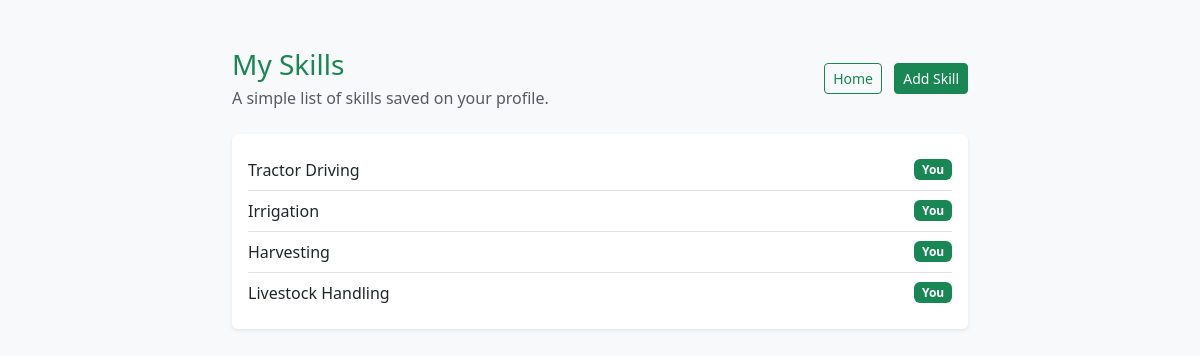
Screenshot of /skills/ (signed in) with the database file from the repository.
### core/models.py (models this page shows, shortened)
class CandidateSkill(models.Model):
    candidate = models.ForeignKey(CandidateProfile, on_delete=models.CASCADE)
    skill = models.ForeignKey(Skill, on_delete=models.CASCADE)
    class Meta:
        unique_together = ("candidate", "skill")

class Skill(models.Model):
    name = models.CharField(max_length=100, unique=True)

### core/views.py (the view)
# urls.py: path("skills/", views.skill_list, name="skill_list"),
@login_required
def skill_list(request):
    if is_candidate(request.user):
        candidate = get_object_or_404(CandidateProfile, user=request.user)
        skills = CandidateSkill.objects.select_related("candidate", "skill").filter(candidate=candidate)
    else:
        skills = CandidateSkill.objects.select_related("candidate", "skill").all()
    return render(
        request,
        "core/skill_list.html",
        {"skills": skills, "user_role": get_user_role(request.user)},
    )

### core/views.py (called while the page is built)
def get_user_role(user):
    if not user.is_authenticated:
        return ""
    try:
        return user.userprofile.role
    except UserProfile.DoesNotExist:
        return ""

def is_candidate(user):
    return get_user_role(user) == "candidate"

### core/templates/core/skill_list.html (shortened to what this page needs)
<!DOCTYPE html>
<html lang="en">
<head>
    <link href="https://cdn.jsdelivr.net/npm/bootstrap@5.3.3/dist/css/bootstrap.min.css" rel="stylesheet">
</head>
<body class="bg-light">
    <div class="container py-5" style="max-width: 760px;">
        <div class="d-flex justify-content-between align-items-center mb-4">
            <div>
                <h1 class="h3 mb-1 text-success">My Skills</h1>
                <p class="text-muted mb-0">A simple list of skills saved on your profile.</p>
            </div>
            <div>
                <a href="/" class="btn btn-outline-success btn-sm">Home</a>
                {% if user_role == "candidate" %}
                <a href="/skills/add/" class="btn btn-success btn-sm ms-2">Add Skill</a>
                {% endif %}
            </div>
        </div>
        <div class="card shadow-sm border-0">
            <div class="card-body">
                {% if skills %}
                    <ul class="list-group list-group-flush">
                        {% for item in skills %}
                            <li class="list-group-item d-flex justify-content-between align-items-center px-0">
                                <span>{{ item.skill.name }}</span>
                                <span class="badge text-bg-success">
                                    {% if item.candidate.user == user %}
                                        You
                                    {% else %}
                                        {{ item.candidate.full_name }}
                                    {% endif %}
                                </span>
                            </li>
                        {% endfor %}
                    </ul>
                {% else %}
                    <p class="text-muted mb-0">No skills added yet.</p>
                {% endif %}
            </div>
        </div>
    </div>
</body>
</html>

### rows the page displays
CandidateSkill: skill.name "Tractor Driving", shows "You"
CandidateSkill: skill.name "Irrigation", shows "You"
CandidateSkill: skill.name "Harvesting", shows "You"
CandidateSkill: skill.name "Livestock Handling", shows "You"
